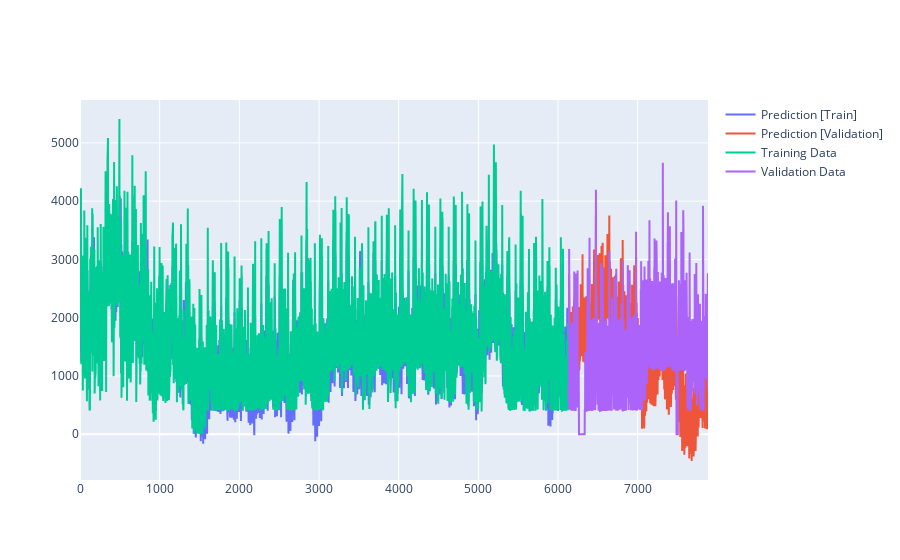

Write notebook code for a chart like this one.
### Code cell
x = TRAIN
n_predict = VALIDATION.size
n_harmonics = 100

predictions = fourierExtrapolation(data=x,
                                   number_of_predictions=n_predict + TEST.size,
                                   n_sinusoids=n_harmonics)

fig = go.Figure()

fig.add_trace(go.Scatter(x=np.arange(predictions[0].size),
                         y=predictions[0],
                         name='Prediction [Train]',
                         mode='lines'))

fig.add_trace(go.Scatter(x=np.arange(start=predictions[0].size, stop=predictions[0].size + predictions[1].size),
                         y=predictions[1],
                         name='Prediction [Validation]',
                         mode='lines'))

fig.add_trace(go.Scatter(x=np.arange(TRAIN.size),
                         y=TRAIN,
                         name='Training Data',
                         mode='lines'))

fig.add_trace(go.Scatter(x=np.arange(start=TRAIN.size, stop=DATA.size),
                         y=VALIDATION,
                         name='Validation Data',
                         mode='lines'))


fig.show()

### Figure 1 — Plotly figure (JSON) as saved in the notebook; plotly's stock layout.template omitted (floating-point values rounded to 4 significant figures; data arrays with more than 128 entries replaced by an {"elided": "..."} marker saying what was removed)
{"data": [{"mode": "lines", "name": "Prediction [Train]", "x": {"elided": "6132 int values"}, "y": {"elided": "6132 float values"}, "type": "scatter"}, {"mode": "lines", "name": "Prediction [Validation]", "x": {"elided": "1752 int values"}, "y": {"elided": "1752 float values"}, "type": "scatter"}, {"mode": "lines", "name": "Training Data", "x": {"elided": "6132 int values"}, "y": {"elided": "6132 float values"}, "type": "scatter"}, {"mode": "lines", "name": "Validation Data", "x": {"elided": "2628 int values"}, "y": {"elided": "1752 float values"}, "type": "scatter"}], "layout": {}}
